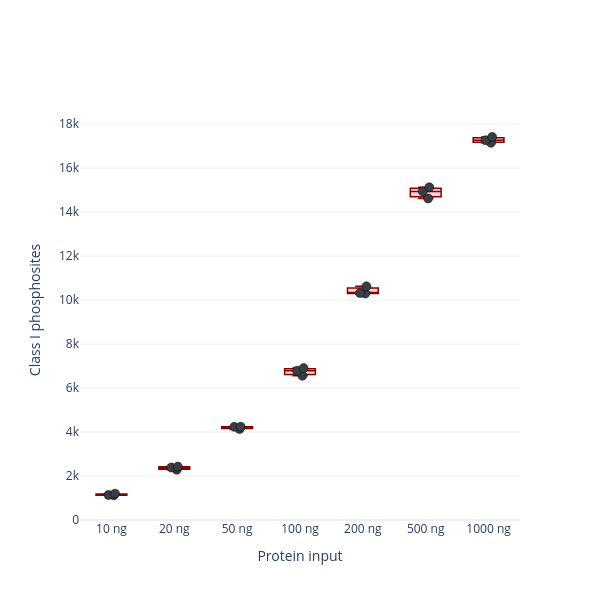

The notebook cell this image was saved under:
### Code cell
# Figure 2B box — built from the SAME woEGF_counts as the summary table above,
# so the plotted points and the reported numbers can never diverge.
import plotly.graph_objects as go
from core import _hex_to_rgba

BOX_COLOR   = '#8A0000'   # Class I deep red (alphaPhosHelperFunctions convention)
POINT_COLOR = '#393E46'
order = sorted(woEGF_counts)

fig = go.Figure()
for ng in order:
    ys = woEGF_counts[ng]
    x  = f"{ng} ng"
    fig.add_trace(go.Box(
        y=ys, x=[x] * len(ys), name=x,
        boxpoints='all', jitter=0.3, pointpos=0,
        marker=dict(size=9, color=POINT_COLOR, line=dict(width=0.5, color='black')),
        line=dict(color=BOX_COLOR, width=1.5),
        fillcolor=_hex_to_rgba(BOX_COLOR, 0.15),
        showlegend=False,
    ))

fig.update_layout(template='plotly_white', width=600, height=600,
                  xaxis_title='Protein input', yaxis_title='Class I phosphosites',
                  showlegend=False)
fig.update_xaxes(categoryorder='array', categoryarray=[f"{ng} ng" for ng in order])
fig.update_yaxes(range = [0,19100])
fig.show()
fig.write_image(r'D:\Projects\nanoPhos\figures_upd\figure2\figure2b_box.pdf', width=600, height=600)

### Figure 1 — Plotly figure (JSON) as saved in the notebook; plotly's stock layout.template omitted (floating-point values rounded to 4 significant figures)
{"data": [{"boxpoints": "all", "fillcolor": "rgba(138, 0, 0, 0.15)", "jitter": 0.3, "line": {"color": "#8A0000", "width": 1.5}, "marker": {"color": "#393E46", "line": {"color": "black", "width": 0.5}, "size": 9}, "name": "10 ng", "pointpos": 0, "showlegend": false, "type": "box", "x": ["10 ng", "10 ng", "10 ng"], "y": [1199, 1138, 1125]}, {"boxpoints": "all", "fillcolor": "rgba(138, 0, 0, 0.15)", "jitter": 0.3, "line": {"color": "#8A0000", "width": 1.5}, "marker": {"color": "#393E46", "line": {"color": "black", "width": 0.5}, "size": 9}, "name": "20 ng", "pointpos": 0, "showlegend": false, "type": "box", "x": ["20 ng", "20 ng", "20 ng"], "y": [2429, 2285, 2387]}, {"boxpoints": "all", "fillcolor": "rgba(138, 0, 0, 0.15)", "jitter": 0.3, "line": {"color": "#8A0000", "width": 1.5}, "marker": {"color": "#393E46", "line": {"color": "black", "width": 0.5}, "size": 9}, "name": "50 ng", "pointpos": 0, "showlegend": false, "type": "box", "x": ["50 ng", "50 ng", "50 ng"], "y": [4240, 4237, 4138]}, {"boxpoints": "all", "fillcolor": "rgba(138, 0, 0, 0.15)", "jitter": 0.3, "line": {"color": "#8A0000", "width": 1.5}, "marker": {"color": "#393E46", "line": {"color": "black", "width": 0.5}, "size": 9}, "name": "100 ng", "pointpos": 0, "showlegend": false, "type": "box", "x": ["100 ng", "100 ng", "100 ng"], "y": [6908, 6788, 6560]}, {"boxpoints": "all", "fillcolor": "rgba(138, 0, 0, 0.15)", "jitter": 0.3, "line": {"color": "#8A0000", "width": 1.5}, "marker": {"color": "#393E46", "line": {"color": "black", "width": 0.5}, "size": 9}, "name": "200 ng", "pointpos": 0, "showlegend": false, "type": "box", "x": ["200 ng", "200 ng", "200 ng"], "y": [10319, 10627, 10300]}, {"boxpoints": "all", "fillcolor": "rgba(138, 0, 0, 0.15)", "jitter": 0.3, "line": {"color": "#8A0000", "width": 1.5}, "marker": {"color": "#393E46", "line": {"color": "black", "width": 0.5}, "size": 9}, "name": "500 ng", "pointpos": 0, "showlegend": false, "type": "box", "x": ["500 ng", "500 ng", "500 ng"], "y": [14623, 14944, 15130]}, {"boxpoints": "all", "fillcolor": "rgba(138, 0, 0, 0.15)", "jitter": 0.3, "line": {"color": "#8A0000", "width": 1.5}, "marker": {"color": "#393E46", "line": {"color": "black", "width": 0.5}, "size": 9}, "name": "1000 ng", "pointpos": 0, "showlegend": false, "type": "box", "x": ["1000 ng", "1000 ng", "1000 ng"], "y": [17423, 17268, 17155]}], "layout": {"height": 600, "showlegend": false, "width": 600, "xaxis": {"categoryarray": ["10 ng", "20 ng", "50 ng", "100 ng", "200 ng", "500 ng", "1000 ng"], "categoryorder": "array", "title": {"text": "Protein input"}}, "yaxis": {"range": [0, 19100], "title": {"text": "Class I phosphosites"}}}}
